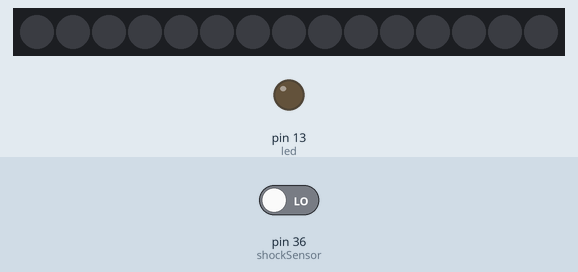
Recording of a sketch running on a simulated Arduino Mega 2560, built with avr-gcc and run on an emulated ATmega2560. Parts: 15 RGB LEDs in strip order, left to right, output pins drawn as LEDs (lit = HIGH). The test bench sets the inputs (shaded band); at power-on: pin 36 (shockSensor) LOW. Dim RGB values are drawn brighter than linear.

Above: at 1.2 s.
1.3 s: pin 36 (shockSensor) driven HIGH
At 2.3 s:
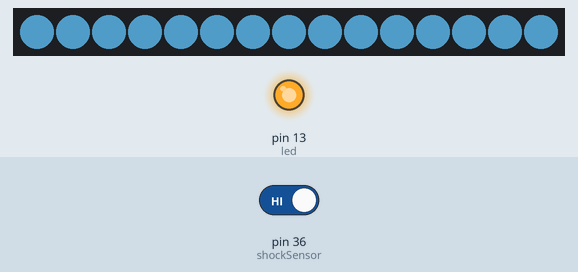
2.8 s: pin 36 (shockSensor) driven LOW
At 3.4 s:
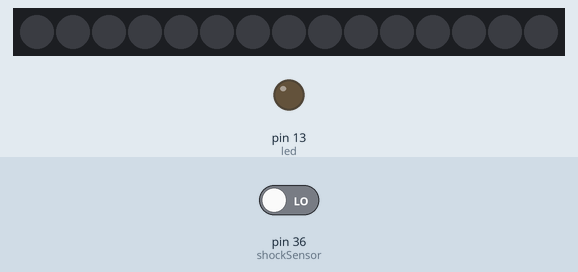
Timing chart, 0 to 5.8 s (numbered marks = the images above; inputs shaded):
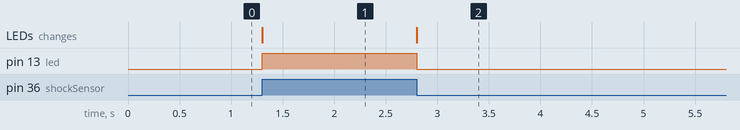

Measured:
- after the input at 1.3 s, pin 13 (led): LOW → HIGH at once; the LEDs: change at once (image 1)
- after the input at 2.8 s, pin 13 (led): HIGH → LOW at once; the LEDs: change at once (image 2)

The sketch:

ky-031.ino
```cpp
#include <Adafruit_NeoPixel.h>
//KY-031 датчик удара
int led = 13 ;        // встроенный в адуино светодиод
int shockSensor = 36; // пин для подключения датчика
int value;            // переменная для хранения состояния датчика

Adafruit_NeoPixel strip(15, 32, NEO_GRB + NEO_KHZ800);

void setup ()
{
strip.begin();
strip.setBrightness(100);
  pinMode (led, OUTPUT) ;        // назначение выхода для светодиода
  pinMode (shockSensor, INPUT) ; // назначение входа для датчика
}
void loop ()
{
  value = digitalRead (shockSensor) ; // чтение состояния датчика
  if (value == HIGH) // когда датчик детектирует удар, светодиод загорается
  {
    digitalWrite (led, HIGH);
    for (int i = 0; i <= 15; i++) {
    strip.setPixelColor(i, strip.Color(102, 200, 255));  // включаем белый цвет на 3 светодиоде
    }
    strip.show();
  }
  else              // иначе светодиод тухнет
  {
    digitalWrite (led, LOW);
    strip.clear();
    strip.show();
  }
}
```
